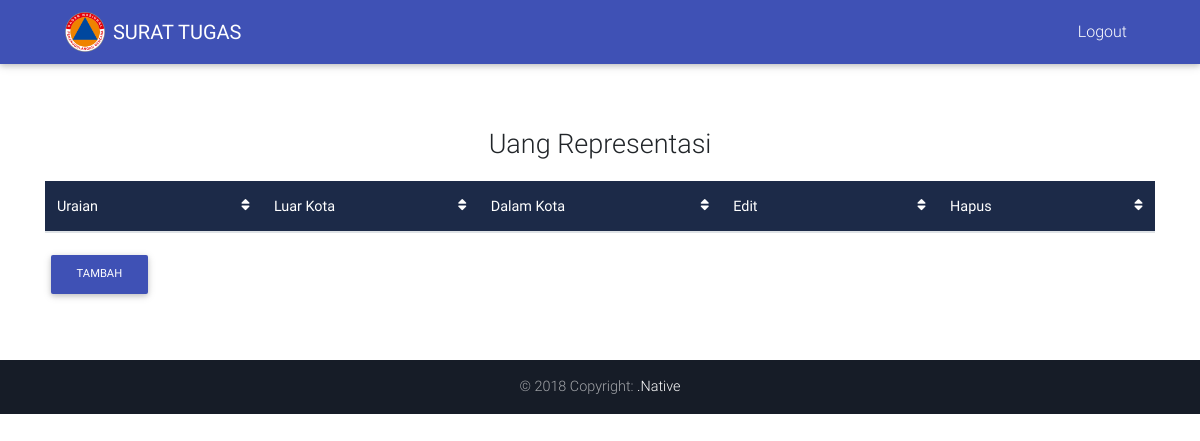
The page /home/uang_representasi on the database as committed earlier.
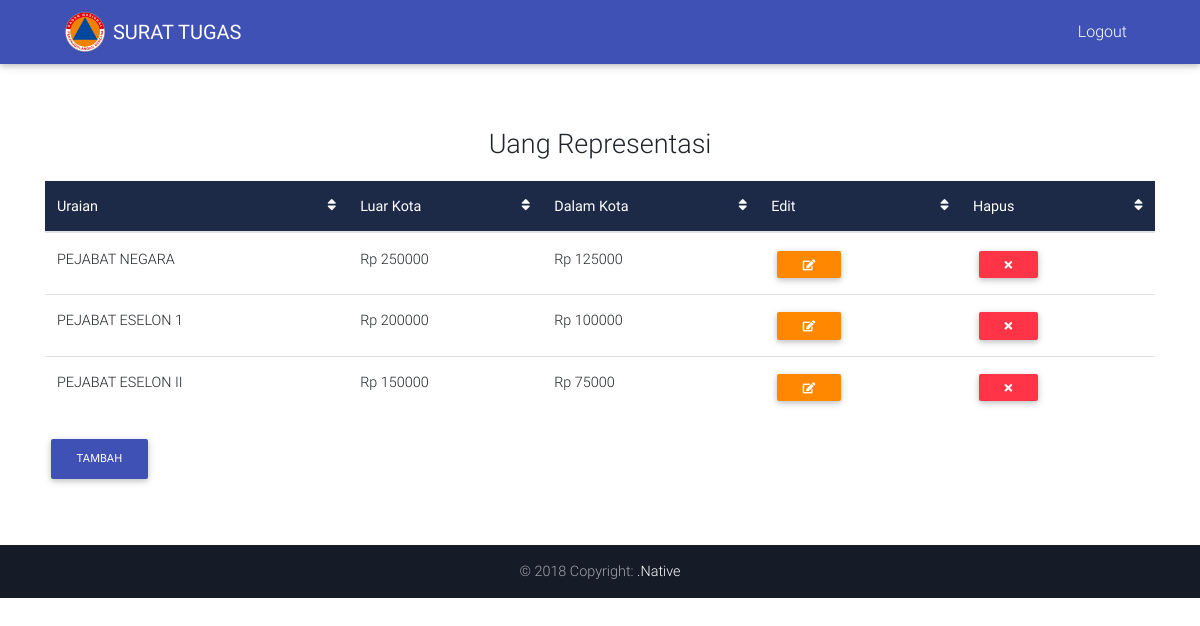
The same page on the database as committed later.
### tables this page shows
CREATE TABLE `uang_representasi` (
  `id` int(5) NOT NULL,
  `uraian` varchar(20) NOT NULL,
  `luar_kota` int(10) NOT NULL,
  `dalam_kota` int(10) NOT NULL
);

### application/controllers/Home.php (called while the page is built, shortened)
<?php
class Home extends CI_Controller {
	function __Construct()
    {
        $this->load->model("home_model");
        $this->load->library("pagination");
    }
	public function uang_representasi()
	{
		$data['representasi'] = $this->home_model->get_uang_representasi();
		$this->load->view('nav');
		$this->load->view('header');
		$this->load->view('uang_representasi', $data);
		$this->load->view('footer');
	}
}

### index.php (called while the page is built, shortened)
<?php
require_once BASEPATH.'core/CodeIgniter.php';

### application/models/Home_model.php (called while the page is built, shortened)
<?php
class Home_model extends CI_Model {
	function get_uang_representasi() {
		$this->db->from('uang_representasi');
		$query = $this->db->get();
		return $query->result();
	}
}
?>

### application/views/uang_representasi.php (the view, shortened to what this page needs)
<body>
  <div class="container margin">
        <p style="font-size: 27px; text-align: center;">Uang Representasi</p>
              <table id="uang_representasi" class="table table-hover" cellspacing="0">
                          <thead class="mdb-color darken-3 white-text">
                            <tr>
                              <th class="th-sm" scope="col">Uraian
                                <i class="fa fa-sort float-right" aria-hidden="true"></i>
                              </th>
                              <th class="th-sm" scope="col">Luar Kota
                                <i class="fa fa-sort float-right" aria-hidden="true"></i>
                              </th>
                              <th class="th-sm" scope="col">Dalam Kota
                                <i class="fa fa-sort float-right" aria-hidden="true"></i>
                              </th>
                              <th class="th-sm" scope="col">Edit
                                <i class="fa fa-sort float-right" aria-hidden="true"></i>
                              </th>
                              <th class="th-sm" scope="col">Hapus
                                <i class="fa fa-sort float-right" aria-hidden="true"></i>
                              </th>
                            </tr>
                          </thead>
                          <tbody>
                            <?php foreach ($representasi as $row) {
                              echo "
                            <tr>
                              <td>".$row->uraian."</td>
                              <td> Rp ".$row->luar_kota."</td>
                              <td> Rp ".$row->dalam_kota."</td>
                              <td>
                                <span class='table-remove'><a href='".base_url("home/edit_representasi_page/$row->id")."'><button type='button'  class='btn btn-warning btn-sm my-0'><i class='fa fa-pencil-square-o' aria-hidden='true'></i></button></a>
                              </td>
                              <td>
                                <span class='table-remove'><a href='".base_url("home/delete_representasi/$row->id")."'><button type='button' class='btn btn-danger btn-sm my-0'><i class='fa fa-times' aria-hidden='true'></i></button></span>
                                </td>
                            </tr>
                            ";
              }
                             ?>
                      </tbody>
                    </table>
              <div align="left">
                <a href="#"><button type="button" data-toggle="modal" data-target="#modalRegisterForm" class="btn btn-indigo btn-md">Tambah</button></a>
              </div>
    </div>
</body>
</html>

Rows that differ between the two databases and show on the page:
added uang_representasi: uraian "PEJABAT NEGARA", luar_kota "250000", dalam_kota "125000"
added uang_representasi: uraian "PEJABAT ESELON 1", luar_kota "200000", dalam_kota "100000"
added uang_representasi: uraian "PEJABAT ESELON II", luar_kota "150000", dalam_kota "75000"
